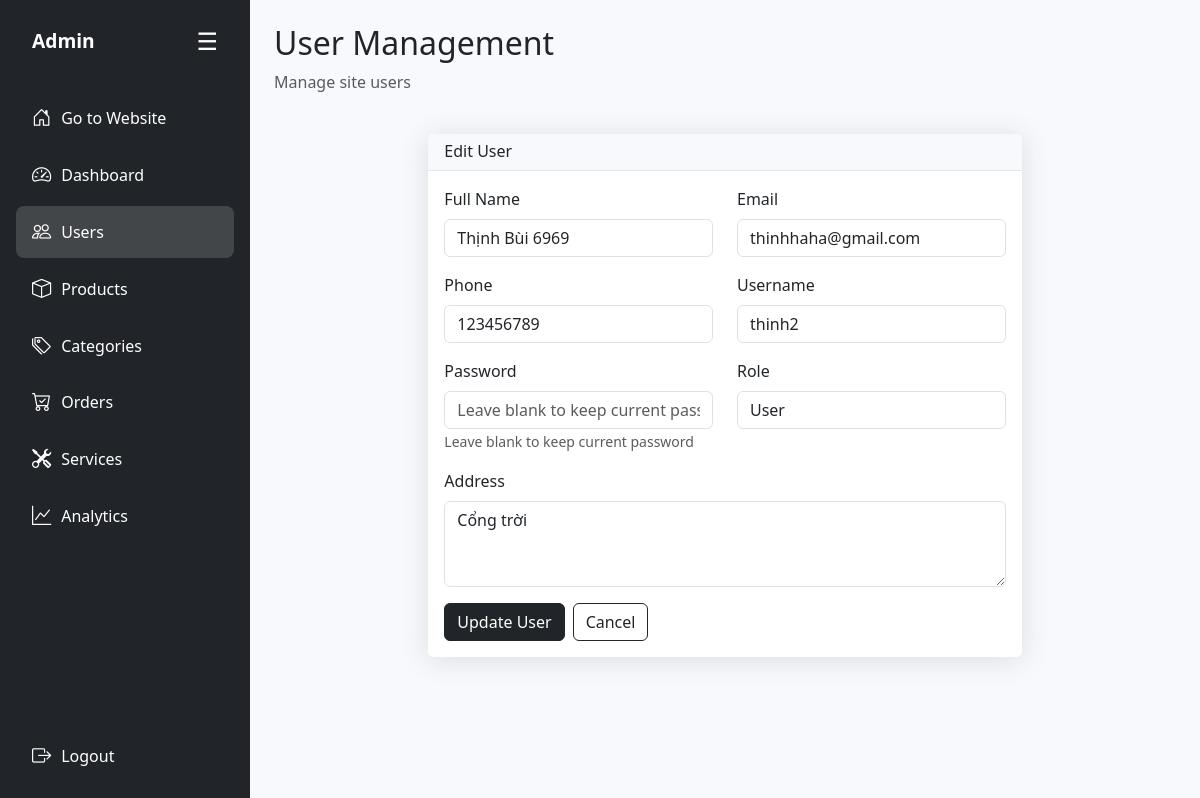
Page /admin/modules/users.php?action=edit&id=12 (signed in) on the committed database.
### tables this page shows
CREATE TABLE `site_user` (
  `id` int(11) NOT NULL,
  `name` varchar(50) DEFAULT NULL,
  `address` varchar(255) DEFAULT NULL,
  `email` varchar(255) NOT NULL,
  `phone` varchar(50) DEFAULT NULL,
  `username` varchar(50) NOT NULL,
  `password` varchar(255) NOT NULL,
  `role` tinyint(1) NOT NULL DEFAULT 0,
  `reset_token` varchar(64) DEFAULT NULL
);

### admin/modules/users.php (the view, shortened to what this page needs)
<?php
require_once '../includes/admin-layout.php';
$action = $_POST['action'] ?? $_GET['action'] ?? 'list';
?>
<div class="row mb-4">
    <div class="col-12">
        <h2>User Management</h2>
        <p class="text-muted">Manage site users</p>
    </div>
</div>
<?php if ($action == 'add'): ?>
    <div class="row justify-content-center">
        <div class="col-12 col-lg-10 col-xl-8">
            <div class="card">
                <div class="card-header">
                    <h6 class="m-0 font-weight-bold text-dark">Add New User</h6>
                </div>
                <div class="card-body">
                    <form method="POST" action="users.php?action=add">
                        <div class="row">
                            <div class="col-12 col-md-6 mb-3">
                                <label class="form-label">Full Name</label>
                                <input type="text" class="form-control" name="name" required>
                            </div>
                            <div class="col-12 col-md-6 mb-3">
                                <label class="form-label">Email</label>
                                <input type="email" class="form-control" name="email" required>
                            </div>
                        </div>
                        <div class="row">
                            <div class="col-12 col-md-6 mb-3">
                                <label class="form-label">Phone</label>
                                <input type="text" class="form-control" name="phone">
                            </div>
                            <div class="col-12 col-md-6 mb-3">
                                <label class="form-label">Username</label>
                                <input type="text" class="form-control" name="username" required>
                            </div>
                        </div>
                        <div class="row">
                            <div class="col-12 col-md-6 mb-3">
                                <label class="form-label">Password</label>
                                <input type="password" class="form-control" name="password" required>
                            </div>
                            <div class="col-12 col-md-6 mb-3">
                                <label class="form-label">Role</label>
                                <select class="form-control" name="role">
                                    <option value="1">User</option>
                                    <option value="0">Admin</option>
                                </select>
                            </div>
                        </div>
                        <div class="mb-3">
                            <label class="form-label">Address</label>
                            <textarea class="form-control" name="address" rows="3"></textarea>
                        </div>
                        <div class="d-flex flex-column flex-md-row gap-2">
                            <button type="submit" class="btn btn-dark">Add User</button>
                            <button type="button" onclick="location.href='users.php'" class="btn btn-outline-dark">Cancel</button>
                        </div>
                    </form>
                </div>
            </div>
        </div>
    </div>
<?php elseif ($action == 'edit'): ?>
    <?php
    $user_id = $_GET['id'] ?? 0;
    try {
        $stmt = $conn->prepare("SELECT * FROM site_user WHERE id = ?");
        $stmt->execute([$user_id]);
        $user = $stmt->fetch(PDO::FETCH_ASSOC);
    } catch (Exception $e) {
        echo '<div class="alert alert-danger">Error: ' . $e->getMessage() . '</div>';
        exit;
    }
    ?>
    <div class="row justify-content-center">
        <div class="col-12 col-lg-10 col-xl-8">
            <div class="card">
                <div class="card-header">
                    <h6 class="m-0 font-weight-bold text-dark">Edit User</h6>
                </div>
                <div class="card-body">
                    <form method="POST" action="users.php?action=edit&id=<?php echo $user['id']; ?>">
                        <div class="row">
                            <div class="col-12 col-md-6 mb-3">
                                <label class="form-label">Full Name</label>
                                <input type="text" class="form-control" name="name" value="<?php echo htmlspecialchars($user['name']); ?>" required>
                            </div>
                            <div class="col-12 col-md-6 mb-3">
                                <label class="form-label">Email</label>
                                <input type="email" class="form-control" name="email" value="<?php echo htmlspecialchars($user['email']); ?>" required>
                            </div>
                        </div>
                        <div class="row">
                            <div class="col-12 col-md-6 mb-3">
                                <label class="form-label">Phone</label>
                                <input type="text" class="form-control" name="phone" value="<?php echo htmlspecialchars($user['phone']); ?>">
                            </div>
                            <div class="col-12 col-md-6 mb-3">
                                <label class="form-label">Username</label>
                                <input type="text" class="form-control" name="username" value="<?php echo htmlspecialchars($user['username']); ?>" required>
                            </div>
                        </div>
                        <div class="row">
                            <div class="col-12 col-md-6 mb-3">
                                <label class="form-label">Password</label>
                                <input type="password" class="form-control" name="password" placeholder="Leave blank to keep current password">
                                <small class="text-muted">Leave blank to keep current password</small>
                            </div>
                            <div class="col-12 col-md-6 mb-3">
                                <label class="form-label">Role</label>
                                <select class="form-control" name="role">
                                    <option value="1" <?php echo $user['role'] == 1 ? 'selected' : ''; ?>>User</option>
                                </select>
                            </div>
                        </div>
                        <div class="mb-3">
                            <label class="form-label">Address</label>
                            <textarea class="form-control" name="address" rows="3"><?php echo htmlspecialchars($user['address']); ?></textarea>
                        </div>
                        <div class="d-flex flex-column flex-md-row gap-2">
                            <button type="submit" class="btn btn-dark">Update User</button>
                            <button type="button" onclick="location.href='users.php'" class="btn btn-outline-dark">Cancel</button>
                        </div>
                    </form>
                </div>
            </div>
        </div>
    </div>
<?php endif; ?>
<?php require_once '../includes/admin-layout-footer.php'; ?>

### asset/admin-style.css (style rules this page uses)
body { min-height: 100vh; margin: 0; font-family: 'Segoe UI', Tahoma, Geneva, Verdana, sans-serif; }
.card { box-shadow: 0 0.15rem 1.75rem 0 rgba(58, 59, 69, 0.15); border: none; border-radius: 0.35rem; }
.card-header { background-color: #f8f9fc; border-bottom: 1px solid #e3e6f0; }

### rows in the picture
site_user: name "Thịnh Bùi 6969", email "thinhhaha@gmail.com", phone "123456789", username "thinh2", role "User", address "Cổng trời"
